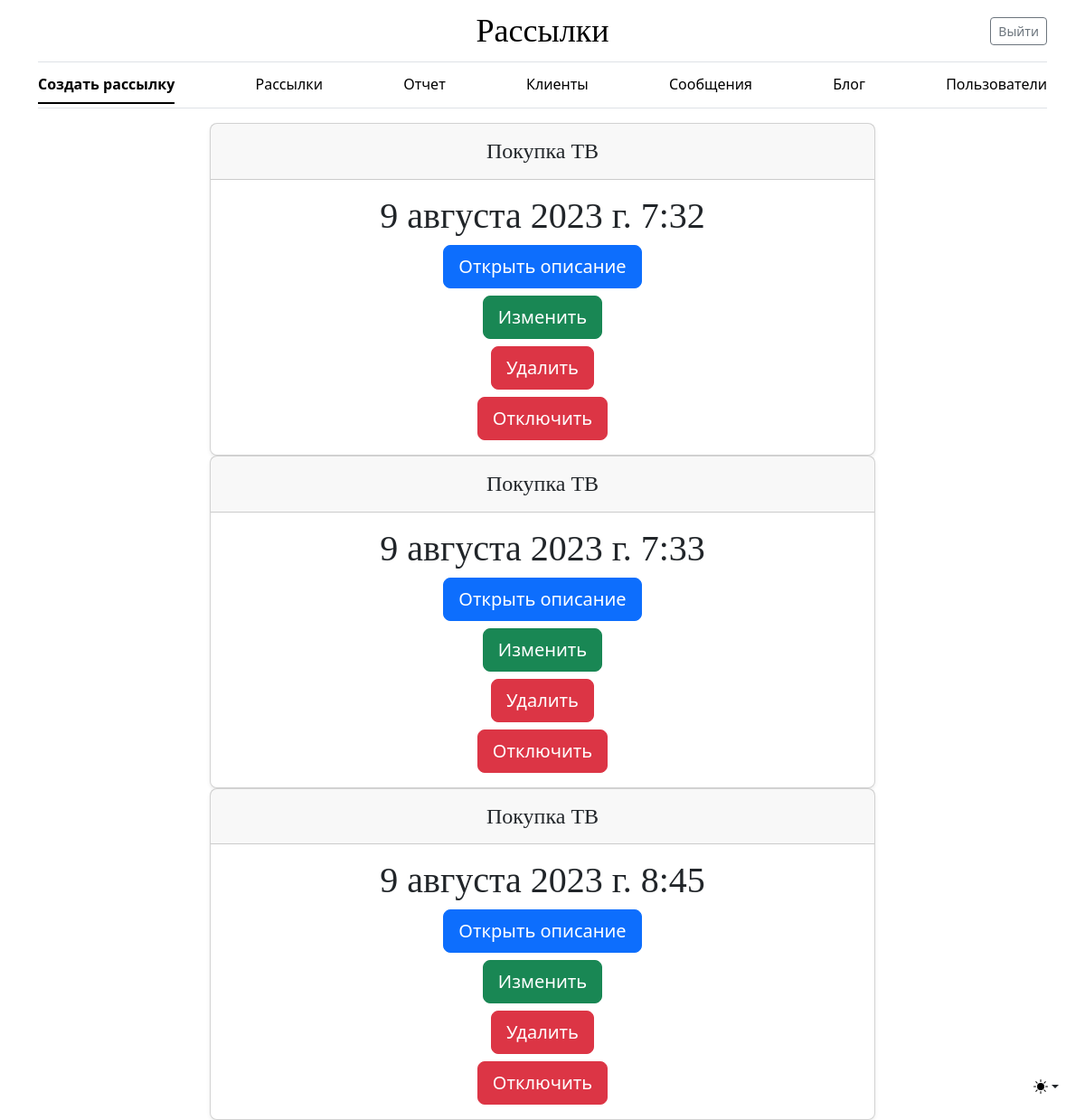
Screenshot of /setting/ (signed in) with the database file from the repository.
### mailing/models.py (models this page shows)
class Setting(models.Model):
    FREQUENCY = [
        (None, 'Не указано'),
        ('OPD', 'Раз в день'),
        ('OPW', 'Раз в неделю'),
        ('OPM', 'Раз в месяц')
    ]
    STATUS = [
        (None, 'Не указано'),
        ('created', 'Создана'),
        ('active', 'Запущена'),
        ('closed', 'Завершена')
    ]
    client = models.ManyToManyField('Client', verbose_name="Клиент")
    message = models.ForeignKey('Message', on_delete=models.CASCADE, verbose_name='Сообщение')
    mailing_time = models.DateTimeField(default=timezone.now, verbose_name='Время отправки')
    frequency_mailing = models.CharField(max_length=3, choices=FREQUENCY,
                                         verbose_name='Переодичность отправки')
    mailing_status = models.CharField(max_length=7, choices=STATUS,
                                      verbose_name='Статус отправки')
    owner = models.ForeignKey(settings.AUTH_USER_MODEL, on_delete=models.SET_NULL, **NULLABLE,
                              verbose_name='Владелец')
    class Meta:
        verbose_name = 'Настройки публикации'
        verbose_name_plural = 'Настройки публикаций'
        ordering = ('pk',)
        permissions = [
            (
                'block_status', 'Block or unblock status'
            )
        ]

class Message(models.Model):
    subject_message = models.CharField(max_length=255, **NULLABLE,
                                       verbose_name='Тема сообщения')
    message = models.TextField(**NULLABLE, verbose_name='Сообщение')
    owner = models.ForeignKey(settings.AUTH_USER_MODEL, on_delete=models.SET_NULL, **NULLABLE,
                              verbose_name='Владелец')
    def __str__(self):
        return f'{self.subject_message}'
    class Meta:
        verbose_name = 'Сообщение'
        verbose_name_plural = 'Сообщения'

### mailing/views.py (the view)
# urls.py: path('setting/', SettingListViews.as_view(), name='setting_list'),
class SettingListViews(LoginRequiredMixin, ListView):
    model = Setting
    permission_required = 'mailing.view_setting'
    def get_queryset(self):
        queryset = super().get_queryset()
        if not self.request.user.is_staff:
            queryset = queryset.filter(owner=self.request.user.pk)
        return queryset

### mailing/templates/mailing/setting_list.html (shortened to what this page needs)
{% extends 'mailing/base.html' %}
{% block content %}
    {% for object in object_list %}
<div class="container">
  <div class="row justify-content-md-center">
    <div class="col-8 text-center ">
        <div class="card mb-8 rounded-3 shadow-sm">
          <div class="card-header py-3 text-center">
            <h4 class="my-0 fw-normal">{{ object.message }}</h4>
          </div>
          <div class="card-body text-center">
            <h1 class="card-title pricing-card-title">{{ object.mailing_time }}</h1>
                <a class="btn btn-primary btn-lg" href="{% url 'mailing:setting_detail' object.pk %}" role="button">Открыть описание</a>
                    {% if user.is_staff %}
                        {% if perms.mailing.change_setting %}
                            <a class="btn btn-success btn-lg" href="{% url 'mailing:setting_update' object.pk %}" role="button">Изменить</a>
                        {% endif %}
                    {% else %}
                        <a class="btn btn-success btn-lg" href="{% url 'mailing:setting_update' object.pk %}" role="button">Изменить</a>
                    {% endif %}
                <a class="btn btn-danger btn-lg" href="{% url 'mailing:setting_delete' object.pk %}" role="button">Удалить</a>
              {% if object.mailing_status == 'created' or object.mailing_status == 'active' %}
                <a class="btn btn-danger btn-lg" href="{% url 'mailing:setting_status' object.pk %}" role="button">Отключить</a>
              {% else %}
                <a class="btn btn-danger btn-lg" href="{% url 'mailing:setting_status' object.pk %}" role="button">Запустить</a>
              {% endif %}
          </div>
        </div>
    </div>
  </div>
</div>
    {% endfor %}
{% endblock %}

### static/css/blog.css (style rules this page uses)
h1, h2, h3, h4, h5, h6 { font-family: "Playfair Display", Georgia, "Times New Roman", serif; }

### rows the page displays
Setting: message "Покупка ТВ", mailing_time "9 августа 2023 г. 7:32", mailing_status "Отключить"
Setting: message "Покупка ТВ", mailing_time "9 августа 2023 г. 7:33", mailing_status "Отключить"
Setting: message "Покупка ТВ", mailing_time "9 августа 2023 г. 8:45", mailing_status "Отключить"
